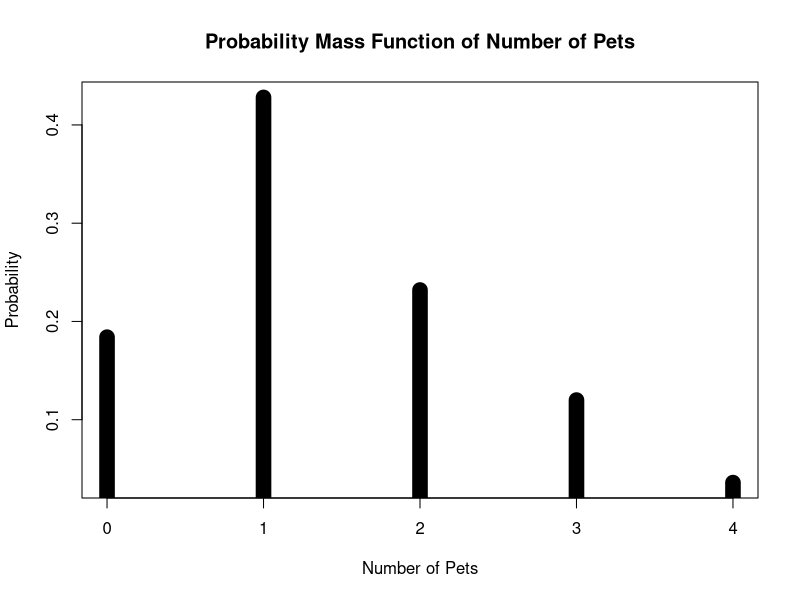
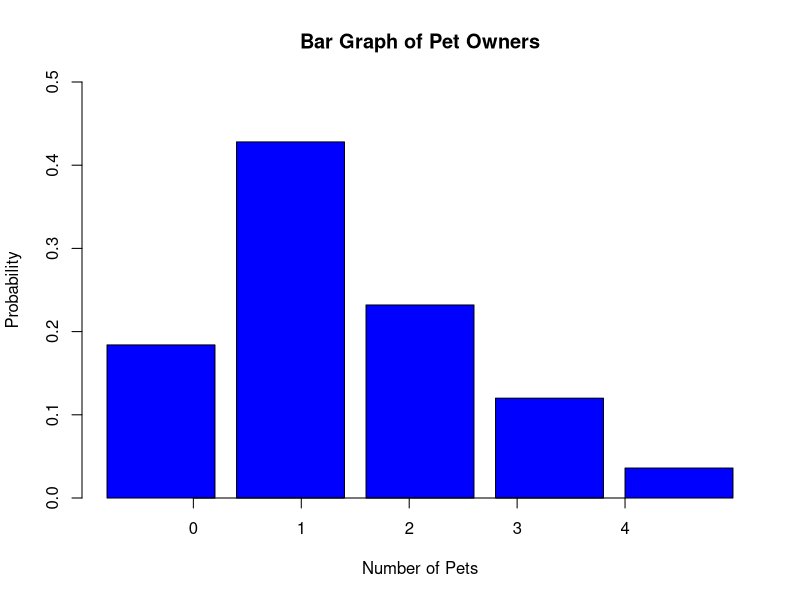
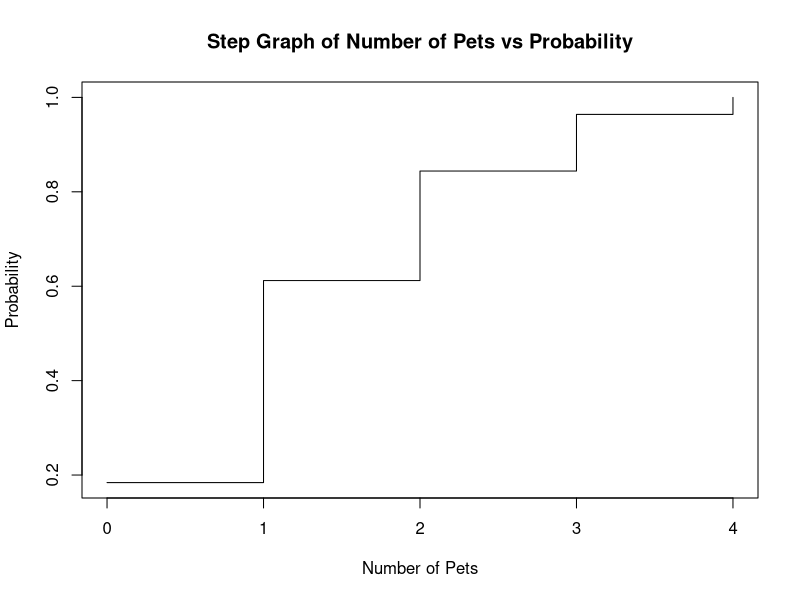
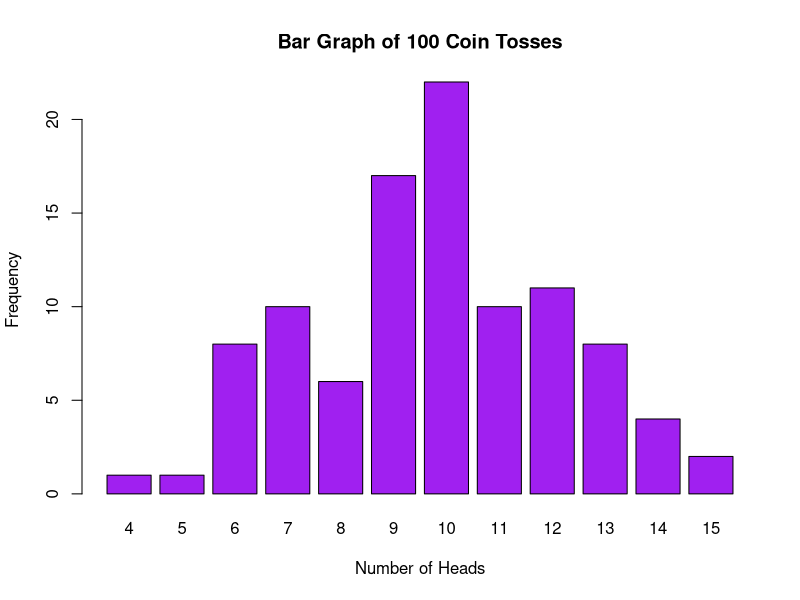
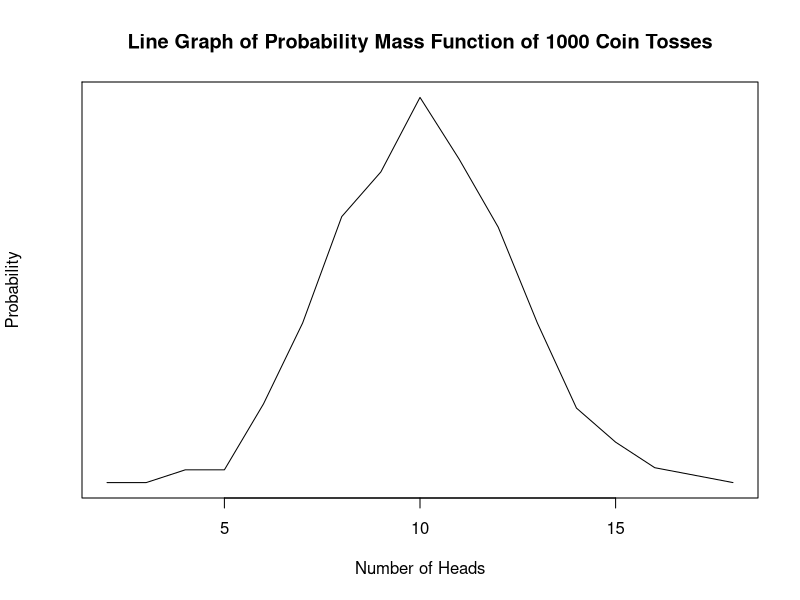
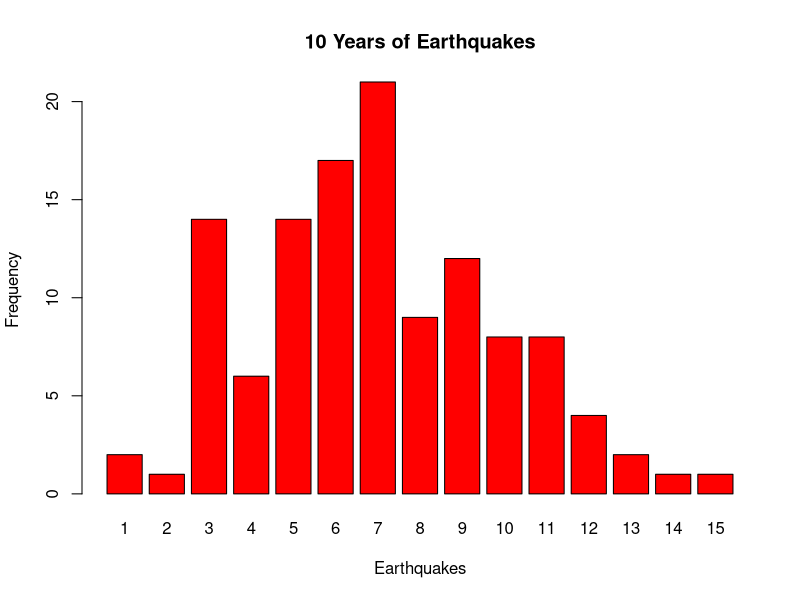
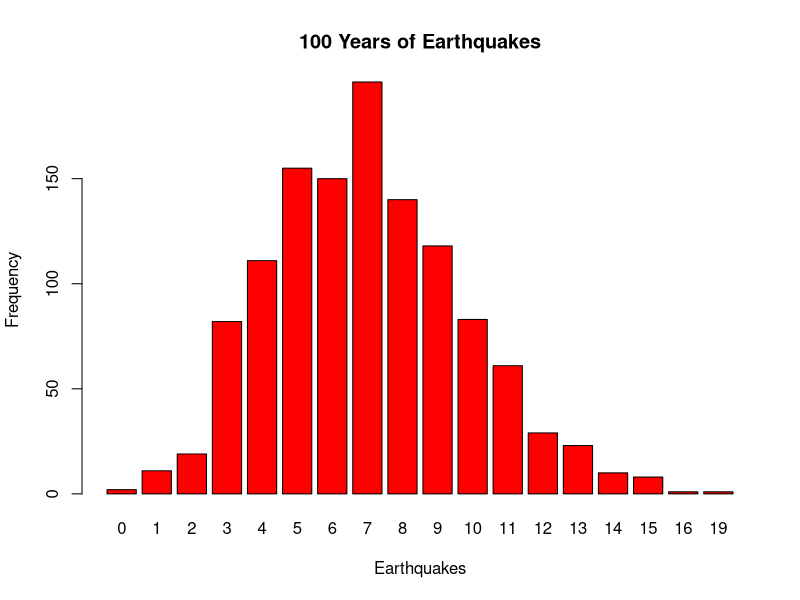
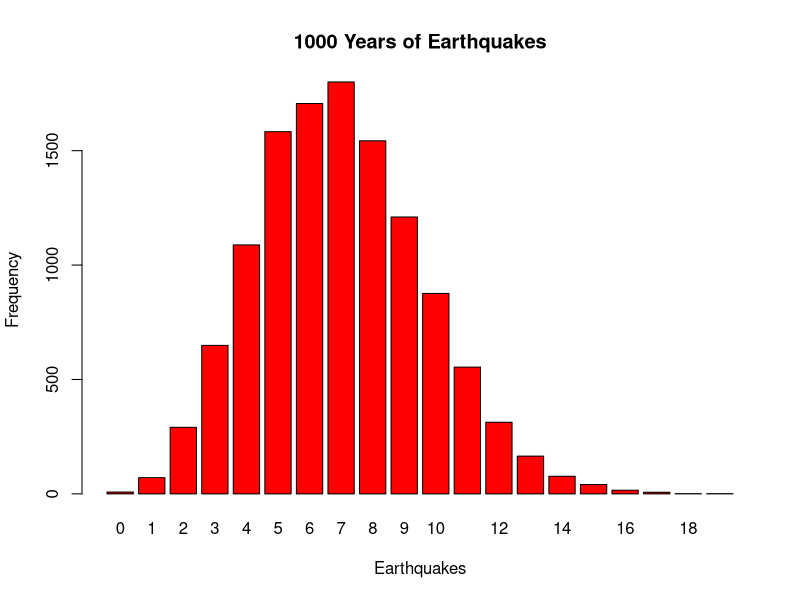

The R source for these figures, in order:
## ---- chunk 1

# setting up a vector for possivle values of X
X <- c(0, 1, 2, 3, 4)

# displaying the vector for possible values of X
X

# finding the total number of pets
total_pets = 46 + 107 + 58 + 30 + 9
print(paste("Total Number of Pets: ", total_pets))

# calculating all the probabilities
no_pets_probability = 46 / total_pets
one_pet_probability = 107 / total_pets
two_pet_probability = 58 / total_pets
three_pet_proability = 30 / total_pets
four_pet_probability = 9 / total_pets

# setting up a vector for probabilities
p <- c(no_pets_probability, one_pet_probability, two_pet_probability, three_pet_proability,
four_pet_probability)

# displaying the vector for probabilities
p

# binding both vectors into a single object
PMFPets = rbind(X, p)
print(PMFPets)


## ---- chunk 2

# # saving the plot
# png("C:/GitHub/StatisticsInR/wk_04/plots/PlotPets.png", width=800, height=600)

# the plottng of PMF in terms of numbers of pets vs probability
plot(X, p, type='h', main="Probability Mass Function of Number of Pets", 
xlab="Number of Pets", 
ylab="Probability", lwd=15)

# # saving the plot
# dev.off()


## ---- chunk 3

# # saving the plot
# png("C:/GitHub/StatisticsInR/wk_04/plots/BarPlot.png", width=800, height=600)

# the plotting of a bar plot 
barplot(p, col="blue", main="Bar Graph of Pet Owners", xlab="Number of Pets", 
ylab="Probability", ylim=c(0, 0.5))

# building a x-axis
axis(1, at = 1:length(X), labels = X)

# # saving the plot
# dev.off()


## ---- chunk 4

# # saving the plot
# png("C:/GitHub/StatisticsInR/wk_04/plots/StepPlot.png", width=800, height=600)

# the cumulative sum function
sum = cumsum(p)

# the plotting of a step plot
plot(X, sum, type="s", main="Step Graph of Number of Pets vs Probability", 
xlab="Number of Pets", 
ylab="Probability")

# # saving the plot
# dev.off()


## ---- chunk 5

# viewing the probability table
print(PMFPets)

# finding the expected value sing sum()
expected_value_sum = sum(PMFPets[1,] * PMFPets[2, ])
print(paste("Expected Value using sum(): ", expected_value_sum))

# finding the expected value
expected_value <- (PMFPets[1, 1] * PMFPets[2, 1]) + (PMFPets[1, 2] * PMFPets[2, 2]) + 
(PMFPets[1, 3] * PMFPets[2, 3]) + (PMFPets[1, 4] * PMFPets[2, 4]) +
(PMFPets[1, 5] * PMFPets[2, 5])
print(paste("Expected Value Manual: ", expected_value))

# finding the sum of squares
sum_of_squares <- (PMFPets[1, 1]^2 * PMFPets[2, 1]) + (PMFPets[1, 2]^2 * PMFPets[2, 2]) + 
(PMFPets[1, 3]^2 * PMFPets[2, 3]) + (PMFPets[1, 4]^2 * PMFPets[2, 4])
+ (PMFPets[1, 5]^2 * PMFPets[2, 5])
print(paste("Sum of Squares: ", sum_of_squares))

# calculating the standard deviation and variance
variance <- sum_of_squares - (expected_value^2)
standard_deviation <- sqrt(variance)
print(paste("Standard Deviation Manual: ", standard_deviation))


## ---- chunk 6

X <- 0:20
print(X)


## ---- chunk 7

# setting the seed for reproducibility
set.seed(20)

# calculating the binomial distribution
# parameters: simulations, size, probability
coin_flip <- rbinom(1, 20, 0.5)
print(coin_flip)


## ---- chunk 8

# the binomial probability mass function
# note: I got 13 heads in the previous cell
probability_d <- dbinom(13, 20, 0.5)
print(paste("Probability of getting exactly13 heads: ", probability_d))


## ---- chunk 9

# the binomial cumulative distribution function
probability_p <- pbinom(12, 20, 0.5)
print(paste("Probability of getting fewer than 13 heads: ", probability_p))


## ---- chunk 10

# probability of more than 13 heads
probability_thirteen <- pbinom(13, 20, 0.5)
probability_greater_than_thirteen <- 1 - probability_thirteen
print(paste("Probability of obtaining more heads: ", probability_greater_than_thirteen))


## ---- chunk 11

# setting the seed for reproducibility
set.seed(20)

# running the first simulation
simulation_one <- rbinom(100, 20, 0.5)
print(simulation_one)


## ---- chunk 12

# the frequency table 
frequency_table <- table(simulation_one)
print(frequency_table)

# the probability mass function table
pmf_table <- frequency_table / sum(frequency_table)
print(pmf_table)

# checking if all the probabilities add up to 1
sum_of_probability = sum(pmf_table[])
print(paste("Sum of Probability: ", sum_of_probability))


## ---- chunk 13

# saving the plot
# png("C:/GitHub/StatisticsInR/wk_04/plots/BarPlot.png", width=800, height=600)

# the first row of the pmf table
outcomes <- as.numeric(names(pmf_table))

# making a histogram plot
barplot(frequency_table, col="purple", main="Bar Graph of 100 Coin Tosses", 
xlab="Number of Heads", ylab="Frequency")

# plot(outcomes, pmf_table, type="h", 
# main="Histogram of Probability Mass Function of 100 Coin Tosses", xlab="Number of Heads",
# ylab="Probability", lwd=5)

# saving the plot
# dev.off()


## ---- chunk 14

# setting the seed for reproducibility
set.seed(20)

# running the second simulation
simulation_two <- rbinom(1000, 20, 0.5)
print(simulation_one)

# the frequency table 
frequency_table_two <- table(simulation_two)
print(frequency_table_two)

# the probability mass function table
pmf_table_two <- frequency_table_two / sum(frequency_table_two)
print(pmf_table_two)

# checking if all the probabilities add up to 1
sum_of_probability_two = sum(pmf_table_two[])
print(paste("Sum of Probability: ", sum_of_probability_two))

# # saving the plot
# png("C:/GitHub/StatisticsInR/wk_04/plots/LinePlot1000.png", width=800, height=600)

# the first row of the pmf table
outcomes_two <- as.numeric(names(pmf_table_two))

# making a line plot
plot(outcomes_two, pmf_table_two, type="l", 
main="Line Graph of Probability Mass Function of 1000 Coin Tosses", 
xlab="Number of Heads", ylab="Probability")

# # saving the plot
# dev.off()


## ---- chunk 15

# since average is 7, mean is 7
# we are using the poisson probability mass function
# parameters: x, average
probability_of_six <- dpois(6, 7)
print(paste("Probability of 6 Earthquakes: ", probability_of_six))


## ---- chunk 16

# probability that there are 4 or fewer earthquakes
probability_four_or_fewer <- ppois(4, 7)

# cross-checking using dpois()
probability_using_dpois <- dpois(0, 7) + dpois(1, 7) + dpois(2, 7) + dpois(3, 7) + 
dpois(4, 7)

print(paste("4 or fewer using ppois(): ", probability_four_or_fewer))
print(paste("4 or fewer using dpois(): ", probability_using_dpois))

## ---- chunk 17

# 9 or more earthquakes, so less than or equal to 8
probability_eight_or_fewer <- ppois(8, 7)
probability_nine_or_more <- 1 - probability_eight_or_fewer
print(paste("Probability of Nine or More Earthquakes: ", probability_nine_or_more))

## ---- chunk 18

# setting the seed for reproducibility
set.seed(20)

# 12 months per year, so 120 months in 10 years
simulation_three = rpois(120, 7)


## ---- chunk 19

# the frequency table 
frequency_table_three  <- table(simulation_three)
print(frequency_table_three)

# # saving the plot
# png("C:/GitHub/StatisticsInR/wk_04/plots/10YearsOfEarthquakes.png", width=800, 
# height=600)

# making a line plot
# creating a bar plot
barplot(frequency_table_three, col="red",
        main = "10 Years of Earthquakes",
        xlab = "Earthquakes", ylab = "Frequency")

# # saving the plot
# dev.off()


## ---- chunk 20

# setting the seed for reproducibility
set.seed(20)

# 12 months per year, so 1200 months in 100 years
simulation_four = rpois(1200, 7)

# the frequency table 
frequency_table_four  <- table(simulation_four)
print(frequency_table_four)

# # saving the plot
# png("C:/GitHub/StatisticsInR/wk_04/plots/100YearsOfEarthquakes.png", width=800, 
# height=600)

# making a line plot
# creating a bar plot
barplot(frequency_table_four, col="red",
        main = "100 Years of Earthquakes",
        xlab = "Earthquakes", ylab = "Frequency")

# # saving the plot
# dev.off()


## ---- chunk 21

# setting the seed for reproducibility
set.seed(20)

# 12 months per year, so 12000 months in 1000 years
simulation_five = rpois(12000, 7)

# the frequency table 
frequency_table_five  <- table(simulation_five)
print(frequency_table_five)

# # saving the plot
# png("C:/GitHub/StatisticsInR/wk_04/plots/1000YearsOfEarthquakes.png", width=800, 
# height=600)

# making a line plot
# creating a bar plot
barplot(frequency_table_five, col="red",
        main = "1000 Years of Earthquakes",
        xlab = "Earthquakes", ylab = "Frequency")

# # saving the plot
# dev.off()


